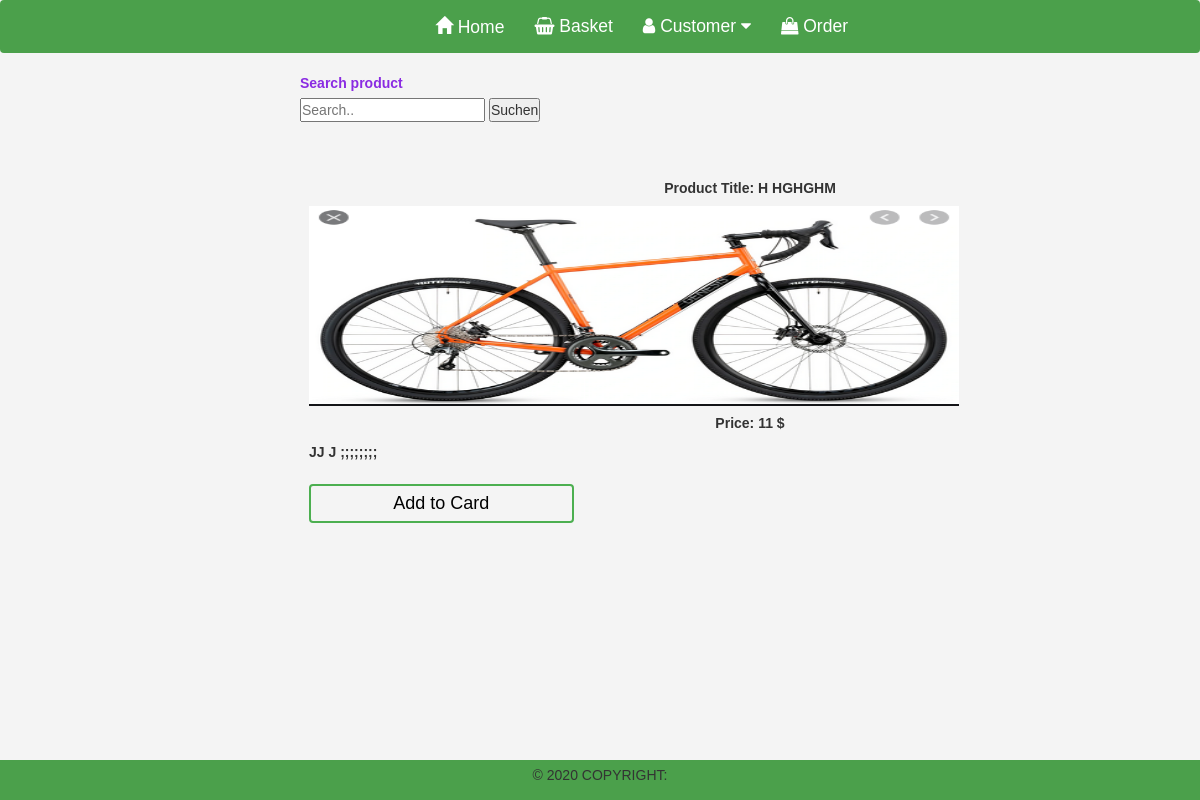
The page / on the database its author committed.
### tables this page shows
CREATE TABLE Product  (
    
    id INT  AUTO_INCREMENT,
    username VARCHAR(20),
    price VARCHAR(20),
    qty VARCHAR(50),
    Myimage VARCHAR(50),
    Idescription VARCHAR(50),
    CONSTRAINT id PRIMARY KEY (id)
    
   );

### Modell/DAOuser.php (called while the page is built, shortened)
<?php
 class DAOuser implements IDAOuser {
    private function getPDO(){
            $stmt = new PDO('sqlite:bd_shops.sqlite3');
            $stmt->setAttribute(
                PDO::ATTR_ERRMODE,
                PDO::ERRMODE_EXCEPTION
            );
        return    $stmt;
  }
 public function getAllProduct($table) {
        $statement = "SELECT * FROM $table" ;
        $stmt = $this->getPDO()->query($statement);
        $datas = $stmt->fetchAll(PDO::FETCH_ASSOC);
        return   $datas;
    }
}

### index.php (the view, shortened to what this page needs)
<?php
  require_once 'elements/header.php';
  require_once('Modell/DAOuser.php');
$result2 = new DAOuser();
$table = "product";
$result1 = $result2 -> getAllProduct($table);
?>
       <form action=""  class=" col-md-offset-3" method="GET">
       <label for="search"> Search product   </label><br>
       <input type ="text" id ="Search" placeholder="Search..">
       <button type="search" name="search">Suchen </button>
 </form><br><br>
<?php   if($result1) :            ?>
 <?php  foreach ($result1 as $k  => $value):  ?>
    <div class="well-sm col-md-offset-3">
   <div class="card mb-3" >
   <form action="" method="POST">
   <h5 class="card-title">  <strong>Product Title: <strong ><?= $value['username'] ?></strong> </strong></h5>
   <img src="<?= $value['Myimage']  ?>" alt="Girl in a jacket" width="650"   height="200">
   <div class="card-body">
    <h5 class="card-title"> <strong> Price: <strong class="price"><?= $value['price'] ?></strong> $ </strong></h5>
    <p class="card-text"> <strong ><?= $value['Idescription'] ?></strong> </p>
    <button type="submit" style="width:30%" class="btn btn-warning my-3" name="add" > Add to Card  </button>
    </div>
   </form>
</div>
</div><br><br><br>
<?php  endforeach    ?>
  <?php    endif       ?>
  <?php    require('elements/footer.php')        ?>

### style.css (style rules this page uses)
* { padding: 0; margin: 0; box-sizing: border-box; }
body { background-color: #f4f4f4; background-size: cover; background-position: center; font-family: sans-serif; }
.btn { width: 100%; background: none; border: 2px solid #4caf50; color: black; padding: 5px; font-size: 18px; cursor: pointer; margin: 12px 0; }
h5 { text-align: center; }
label { color: blueviolet; }

### rows shown on the page
product: username "H HGHGHM", Myimage (picture), price "11", Idescription "JJ J ;;;;;;;;"
